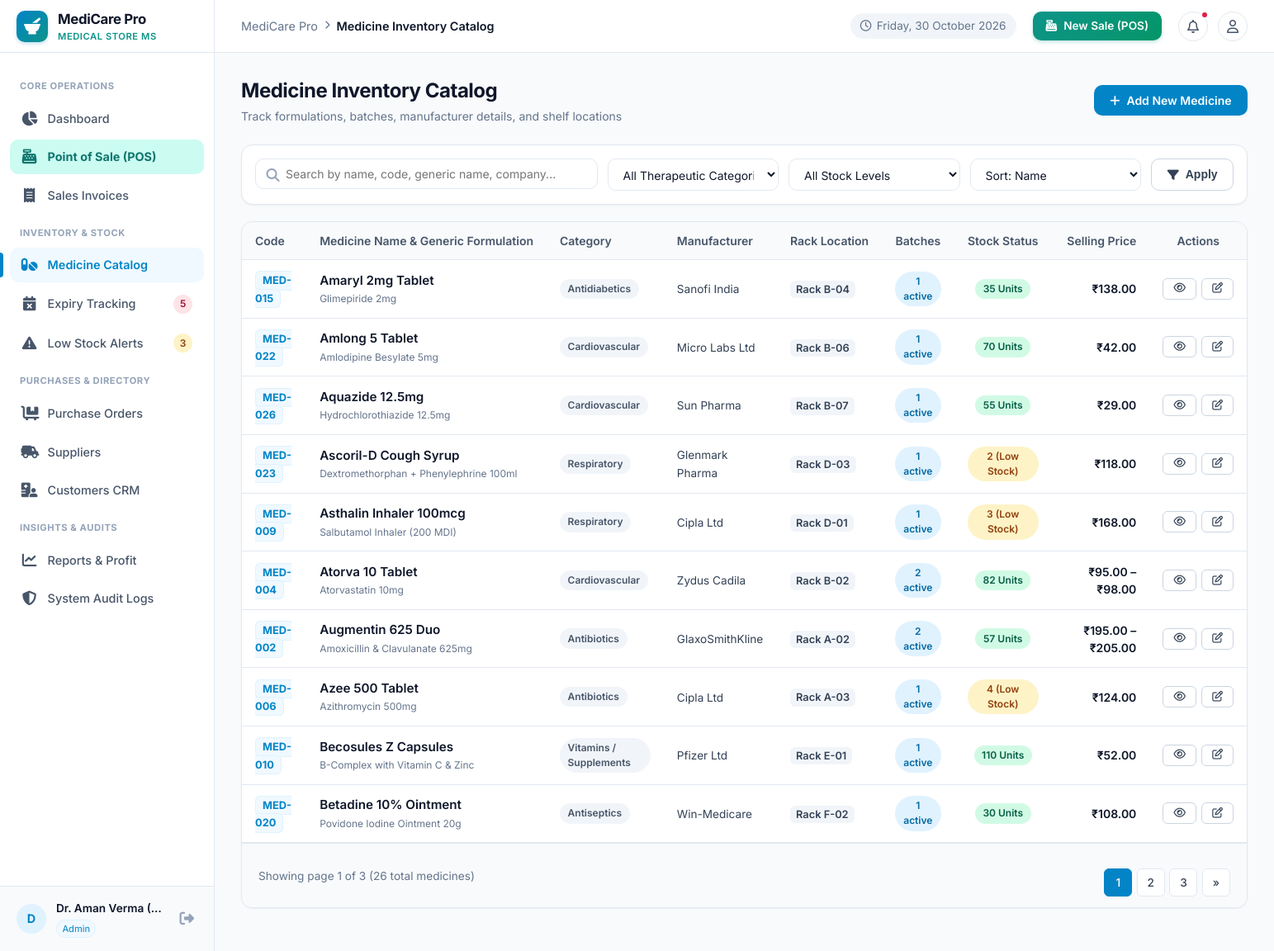
Screenshot of /medicines/ (signed in) with the database file from the repository.
### tables this page shows
CREATE TABLE medicines (
    id INTEGER PRIMARY KEY AUTOINCREMENT,
    code TEXT UNIQUE NOT NULL,
    name TEXT NOT NULL,
    generic_name TEXT,
    category TEXT NOT NULL,
    manufacturer TEXT,
    rack_location TEXT,
    min_stock INTEGER NOT NULL DEFAULT 10,
    is_active INTEGER NOT NULL DEFAULT 1,
    created_at TIMESTAMP DEFAULT CURRENT_TIMESTAMP,
    updated_at TIMESTAMP DEFAULT CURRENT_TIMESTAMP
);

### routes/medicines.py (the view)
@medicines_bp.route('/')
@login_required
def index():
    search = request.args.get('search', '').strip()
    category = request.args.get('category', '').strip()
    stock_status = request.args.get('stock_status', '').strip()
    sort_by = request.args.get('sort_by', 'name')
    order = request.args.get('order', 'ASC').upper()
    page = int(request.args.get('page', 1))
    per_page = 10
    if order not in ['ASC', 'DESC']:
        order = 'ASC'
    base_query = """
        FROM medicines m
        LEFT JOIN medicine_batches b ON m.id = b.medicine_id
        WHERE m.is_active = 1
    """
    params = []
    if search:
        base_query += " AND (m.name LIKE ? OR m.code LIKE ? OR m.generic_name LIKE ? OR m.manufacturer LIKE ?)"
        like_search = f"%{search}%"
        params.extend([like_search, like_search, like_search, like_search])
    if category:
        base_query += " AND m.category = ?"
        params.append(category)
    group_by = " GROUP BY m.id "
    having_clause = ""
    if stock_status == 'low':
        having_clause = " HAVING total_stock <= m.min_stock AND total_stock > 0 "
    elif stock_status == 'out':
        having_clause = " HAVING total_stock = 0 "
    elif stock_status == 'adequate':
        having_clause = " HAVING total_stock > m.min_stock "
    count_query = f"""
        SELECT COUNT(*) as count FROM (
            SELECT m.id, COALESCE(SUM(b.quantity), 0) as total_stock
            {base_query}
            {group_by}
            {having_clause}
        )
    """
    total_records = query_db(count_query, params, one=True)['count']
    total_pages = max(1, math.ceil(total_records / per_page))
    page = max(1, min(page, total_pages))
    offset = (page - 1) * per_page
    sort_map = {
        'name': 'm.name',
        'code': 'm.code',
        'category': 'm.category',
        'stock': 'total_stock',
        'rack': 'm.rack_location'
    }
    sort_col = sort_map.get(sort_by, 'm.name')
    data_query = f"""
        SELECT m.*,
               COALESCE(SUM(b.quantity), 0) as total_stock,
               COUNT(b.id) as batch_count,
               MIN(b.selling_price) as min_price,
               MAX(b.selling_price) as max_price
        {base_query}
        {group_by}
        {having_clause}
        ORDER BY {sort_col} {order}
        LIMIT ? OFFSET ?
    """
    query_params = list(params) + [per_page, offset]
    medicines = query_db(data_query, query_params)
    all_categories = CATEGORIES
    return render_template(
        'medicines/index.html',
        medicines=medicines,
        categories=all_categories,
        search=search,
        selected_category=category,
        stock_status=stock_status,
        sort_by=sort_by,
        order=order,
        page=page,
        total_pages=total_pages,
        total_records=total_records
    )

### templates/medicines/index.html (shortened to what this page needs)
{% extends 'base.html' %}
{% block breadcrumb %}Medicine Inventory Catalog{% endblock %}
{% block content %}
<div class="page-header">
  <div class="page-title-box">
    <h1>Medicine Inventory Catalog</h1>
    <p class="page-subtitle">Track formulations, batches, manufacturer details, and shelf locations</p>
  </div>
  <div class="page-actions">
    <a href="{{ url_for('medicines.add') }}" class="btn btn-primary">
      <i class="fa-solid fa-plus"></i>
      <span>Add New Medicine</span>
    </a>
  </div>
</div>
<div class="card" style="margin-bottom: 1.25rem;">
  <div class="card-body" style="padding: 1rem;">
    <form method="GET" action="{{ url_for('medicines.index') }}" style="display: flex; gap: 0.75rem; flex-wrap: wrap;">
      <div style="flex: 2; min-width: 220px; position: relative;">
        <input type="text" name="search" class="form-control" placeholder="Search by name, code, generic name, company..." value="{{ search }}" style="padding-left: 2.25rem;">
        <i class="fa-solid fa-magnifying-glass" style="position: absolute; left: 0.85rem; top: 50%; transform: translateY(-50%); color: var(--slate-400);"></i>
      </div>
      <div style="flex: 1; min-width: 180px;">
        <select name="category" class="form-select">
          <option value="">All Therapeutic Categories</option>
        </select>
      </div>
      <div style="flex: 1; min-width: 150px;">
        <select name="stock_status" class="form-select">
          <option value="">All Stock Levels</option>
        </select>
      </div>
      <div style="flex: 1; min-width: 140px;">
        <select name="sort_by" class="form-select">
          <option value="name" {% if sort_by == 'name' %}selected{% endif %}>Sort: Name</option>
        </select>
      </div>
      <button type="submit" class="btn btn-secondary">
        <i class="fa-solid fa-filter"></i> Apply
      </button>
    </form>
  </div>
</div>
<div class="card">
  <div class="table-responsive">
    <table class="data-table">
      <thead>
        <tr>
          <th>Code</th>
          <th>Medicine Name &amp; Generic Formulation</th>
          <th>Category</th>
          <th>Manufacturer</th>
          <th>Rack Location</th>
          <th style="text-align: center;">Batches</th>
          <th style="text-align: center;">Stock Status</th>
          <th style="text-align: right;">Selling Price</th>
          <th style="text-align: center;">Actions</th>
        </tr>
      </thead>
      <tbody>
        {% if medicines %}
          {% for med in medicines %}
          <tr>
            <td>
              <span style="font-weight: 700; color: var(--primary); font-size: 0.8rem; background: var(--primary-subtle); border: 1px solid var(--primary-light); padding: 0.2rem 0.5rem; border-radius: var(--radius-sm);">
                {{ med.code }}
              </span>
            </td>
            <td>
              <a href="{{ url_for('medicines.view', id=med.id) }}" style="font-weight: 600; color: var(--slate-900); font-size: 0.95rem;">
                {{ med.name }}
              </a>
              {% if med.generic_name %}
              <div style="font-size: 0.75rem; color: var(--slate-500); margin-top: 0.1rem;">
                {{ med.generic_name }}
              </div>
              {% endif %}
            </td>
            <td>
              <span class="badge badge-neutral">{{ med.category }}</span>
            </td>
            <td>
              <span style="font-size: 0.85rem; color: var(--slate-700);">{{ med.manufacturer or 'N/A' }}</span>
            </td>
            <td>
              <span style="font-weight: 600; font-size: 0.8rem; color: var(--slate-700); background: var(--slate-100); padding: 0.2rem 0.45rem; border-radius: var(--radius-sm);">
                {{ med.rack_location or 'N/A' }}
              </span>
            </td>
            <td style="text-align: center;">
              <span class="badge badge-info">{{ med.batch_count }} active</span>
            </td>
            <td style="text-align: center;">
              {% if med.total_stock == 0 %}
                <span class="badge badge-danger">Out of Stock</span>
              {% elif med.total_stock <= med.min_stock %}
                <span class="badge badge-warning">{{ med.total_stock }} (Low Stock)</span>
              {% else %}
                <span class="badge badge-success">{{ med.total_stock }} Units</span>
              {% endif %}
            </td>
            <td style="text-align: right; font-weight: 600; color: var(--slate-900);">
              {% if med.min_price and med.max_price %}
                {% if med.min_price == med.max_price %}
                  ₹{{ "%.2f"|format(med.min_price) }}
                {% else %}
                  ₹{{ "%.2f"|format(med.min_price) }} – ₹{{ "%.2f"|format(med.max_price) }}
                {% endif %}
              {% else %}
                <span style="color: var(--slate-400); font-size: 0.8rem;">No price</span>
              {% endif %}
            </td>
            <td style="text-align: center;">
              <div style="display: flex; align-items: center; justify-content: center; gap: 0.4rem;">
                <a href="{{ url_for('medicines.view', id=med.id) }}" class="btn btn-sm btn-secondary" title="View Batches & Movements">
                  <i class="fa-regular fa-eye"></i>
                </a>
                <a href="{{ url_for('medicines.edit', id=med.id) }}" class="btn btn-sm btn-secondary" title="Edit Medicine">
                  <i class="fa-regular fa-pen-to-square"></i>
                </a>
              </div>
            </td>
          </tr>
          {% endfor %}
        {% endif %}
      </tbody>
    </table>
  </div>
  {% if total_pages > 1 %}
  <div class="card-footer" style="display: flex; align-items: center; justify-content: space-between;">
    <div style="font-size: 0.85rem; color: var(--slate-500);">
      Showing page {{ page }} of {{ total_pages }} ({{ total_records }} total medicines)
    </div>
    <div class="pagination">
      {% for p in range(1, total_pages + 1) %}
      <a href="{{ url_for('medicines.index', page=p, search=search, category=selected_category, stock_status=stock_status, sort_by=sort_by, order=order) }}" class="page-link {% if p == page %}active{% endif %}">
        {{ p }}
      </a>
      {% endfor %}
      {% if page < total_pages %}
      <a href="{{ url_for('medicines.index', page=page+1, search=search, category=selected_category, stock_status=stock_status, sort_by=sort_by, order=order) }}" class="page-link">&raquo;</a>
      {% endif %}
    </div>
  </div>
  {% endif %}
</div>
{% endblock %}

### templates/base.html (shortened to what this page needs)
<!DOCTYPE html>
<html lang="en">
<head>
  <link rel="stylesheet" href="https://cdnjs.cloudflare.com/ajax/libs/font-awesome/6.4.2/css/all.min.css">
  <link rel="stylesheet" href="{{ url_for('static', filename='css/style.css') }}">
</head>
<body>
<div class="app-container">
  {% if user %}
  <aside class="app-sidebar">
    <div class="sidebar-header">
      <div class="brand-icon">
        <i class="fa-solid fa-mortar-pestle"></i>
      </div>
      <div class="brand-details">
        <span class="brand-title">MediCare Pro</span>
        <span class="brand-sub">Medical Store MS</span>
      </div>
    </div>
    <nav class="sidebar-nav">
      <div class="nav-section-title">Core Operations</div>
      <a href="{{ url_for('dashboard.index') }}" class="nav-item {% if request.endpoint == 'dashboard.index' %}active{% endif %}">
        <div class="nav-item-content">
          <i class="fa-solid fa-chart-pie"></i>
          <span>Dashboard</span>
        </div>
      </a>
      <a href="{{ url_for('billing.pos') }}" class="nav-item {% if 'billing.pos' in request.endpoint %}active{% endif %}" style="background-color: var(--teal-light); color: var(--teal-hover);">
        <div class="nav-item-content">
          <i class="fa-solid fa-cash-register"></i>
          <strong style="color: var(--teal-hover);">Point of Sale (POS)</strong>
        </div>
      </a>
      <a href="{{ url_for('billing.history') }}" class="nav-item {% if 'billing.history' in request.endpoint %}active{% endif %}">
        <div class="nav-item-content">
          <i class="fa-solid fa-receipt"></i>
          <span>Sales Invoices</span>
        </div>
      </a>
      <div class="nav-section-title">Inventory & Stock</div>
      <a href="{{ url_for('medicines.index') }}" class="nav-item {% if 'medicines' in request.endpoint %}active{% endif %}">
        <div class="nav-item-content">
          <i class="fa-solid fa-pills"></i>
          <span>Medicine Catalog</span>
        </div>
      </a>
      <a href="{{ url_for('expiry.index') }}" class="nav-item {% if 'expiry' in request.endpoint %}active{% endif %}">
        <div class="nav-item-content">
          <i class="fa-solid fa-calendar-xmark"></i>
          <span>Expiry Tracking</span>
        </div>
        {% if nav_urgent_expiry_count > 0 %}
        <span class="nav-badge urgent">{{ nav_urgent_expiry_count }}</span>
        {% endif %}
      </a>
      <a href="{{ url_for('low_stock.index') }}" class="nav-item {% if 'low_stock' in request.endpoint %}active{% endif %}">
        <div class="nav-item-content">
          <i class="fa-solid fa-triangle-exclamation"></i>
          <span>Low Stock Alerts</span>
        </div>
        {% if nav_low_stock_count > 0 %}
        <span class="nav-badge warning">{{ nav_low_stock_count }}</span>
        {% endif %}
      </a>
      <div class="nav-section-title">Purchases & Directory</div>
      <a href="{{ url_for('purchases.index') }}" class="nav-item {% if 'purchases' in request.endpoint %}active{% endif %}">
        <div class="nav-item-content">
          <i class="fa-solid fa-cart-flatbed"></i>
          <span>Purchase Orders</span>
        </div>
      </a>
      <a href="{{ url_for('suppliers.index') }}" class="nav-item {% if 'suppliers' in request.endpoint %}active{% endif %}">
        <div class="nav-item-content">
          <i class="fa-solid fa-truck-field"></i>
          <span>Suppliers</span>
        </div>
      </a>
      <a href="{{ url_for('customers.index') }}" class="nav-item {% if 'customers' in request.endpoint %}active{% endif %}">
        <div class="nav-item-content">
          <i class="fa-solid fa-hospital-user"></i>
          <span>Customers CRM</span>
        </div>
      </a>
      <div class="nav-section-title">Insights & Audits</div>
      <a href="{{ url_for('reports.index') }}" class="nav-item {% if request.endpoint == 'reports.index' %}active{% endif %}">
        <div class="nav-item-content">
          <i class="fa-solid fa-chart-line"></i>
          <span>Reports & Profit</span>
        </div>
      </a>
      <a href="{{ url_for('reports.audit_logs') }}" class="nav-item {% if request.endpoint == 'reports.audit_logs' %}active{% endif %}">
        <div class="nav-item-content">
          <i class="fa-solid fa-shield-halved"></i>
          <span>System Audit Logs</span>
        </div>
      </a>
    </nav>
    <div class="sidebar-footer">
      <div class="user-snippet">
        <div class="user-avatar">
          {{ user.name[:1] if user.name else 'U' }}
        </div>
        <div class="user-info">
          <div class="user-name">{{ user.name }}</div>
          <span class="user-role-badge">{{ user.role }}</span>
        </div>
        <a href="{{ url_for('auth.logout') }}" title="Sign Out" style="color: var(--slate-400); font-size: 1.1rem; padding: 0.25rem;">
          <i class="fa-solid fa-right-from-bracket"></i>
        </a>
      </div>
    </div>
  </aside>
  {% endif %}
  <div class="app-main" {% if not user %}style="margin-left: 0;"{% endif %}>
    {% if user %}
    <header class="app-topbar">
      <div class="topbar-left">
        <div class="page-breadcrumb">
          <span>MediCare Pro</span>
          <i class="fa-solid fa-chevron-right" style="font-size: 0.65rem;"></i>
          <span class="current">{% block breadcrumb %}Dashboard{% endblock %}</span>
        </div>
      </div>
      <div class="topbar-right">
        <div class="system-date">
          <i class="fa-regular fa-clock"></i>
          <span>{{ today_date }}</span>
        </div>
        <a href="{{ url_for('billing.pos') }}" class="btn-pos-shortcut">
          <i class="fa-solid fa-cash-register"></i>
          <span>New Sale (POS)</span>
        </a>
        <div class="topbar-actions">
          <a href="{{ url_for('expiry.index') }}" class="topbar-btn" title="Expiry Alerts">
            <i class="fa-regular fa-bell"></i>
            {% if nav_urgent_expiry_count > 0 %}
            <span style="position: absolute; top: -2px; right: -2px; width: 10px; height: 10px; background: var(--rose); border-radius: 50%; border: 2px solid white;"></span>
            {% endif %}
          </a>
          <a href="{{ url_for('auth.profile') }}" class="topbar-btn" title="My Profile">
            <i class="fa-regular fa-user"></i>
          </a>
        </div>
      </div>
    </header>
    {% endif %}
    <main class="page-content">
      {% block content %}{% endblock %}
    </main>
  </div>
</div>
</body>
</html>

### rows the page displays
medicines: code "MED-015", name "Amaryl 2mg Tablet", generic_name "Glimepiride 2mg", category "Antidiabetics", manufacturer "Sanofi India", rack_location "Rack B-04", batch_count "1", total_stock "35", min_price "138.00"
medicines: code "MED-022", name "Amlong 5 Tablet", generic_name "Amlodipine Besylate 5mg", category "Cardiovascular", manufacturer "Micro Labs Ltd", rack_location "Rack B-06", batch_count "1", total_stock "70", min_price "42.00"
medicines: code "MED-026", name "Aquazide 12.5mg", generic_name "Hydrochlorothiazide 12.5mg", category "Cardiovascular", manufacturer "Sun Pharma", rack_location "Rack B-07", batch_count "1", total_stock "55", min_price "29.00"
medicines: code "MED-023", name "Ascoril-D Cough Syrup", generic_name "Dextromethorphan + Phenylephrine 100ml", category "Respiratory", manufacturer "Glenmark Pharma", rack_location "Rack D-03", batch_count "1", total_stock "2", min_price "118.00"
medicines: code "MED-009", name "Asthalin Inhaler 100mcg", generic_name "Salbutamol Inhaler (200 MDI)", category "Respiratory", manufacturer "Cipla Ltd", rack_location "Rack D-01", batch_count "1", total_stock "3", min_price "168.00"
medicines: code "MED-004", name "Atorva 10 Tablet", generic_name "Atorvastatin 10mg", category "Cardiovascular", manufacturer "Zydus Cadila", rack_location "Rack B-02", batch_count "2", total_stock "82", min_price "95.00", max_price "98.00"
medicines: code "MED-002", name "Augmentin 625 Duo", generic_name "Amoxicillin & Clavulanate 625mg", category "Antibiotics", manufacturer "GlaxoSmithKline", rack_location "Rack A-02", batch_count "2", total_stock "57", min_price "195.00", max_price "205.00"
medicines: code "MED-006", name "Azee 500 Tablet", generic_name "Azithromycin 500mg", category "Antibiotics", manufacturer "Cipla Ltd", rack_location "Rack A-03", batch_count "1", total_stock "4", min_price "124.00"
medicines: code "MED-010", name "Becosules Z Capsules", generic_name "B-Complex with Vitamin C & Zinc", category "Vitamins / Supplements", manufacturer "Pfizer Ltd", rack_location "Rack E-01", batch_count "1", total_stock "110", min_price "52.00"
medicines: code "MED-020", name "Betadine 10% Ointment", generic_name "Povidone Iodine Ointment 20g", category "Antiseptics", manufacturer "Win-Medicare", rack_location "Rack F-02", batch_count "1", total_stock "30", min_price "108.00"

### other values shown
{{ nav_urgent_expiry_count }} "5"
{{ nav_low_stock_count }} "3"
{{ user.name[:1] if user.name else 'U' }} "D"
{{ user.name }} "Dr. Aman Verma (…"
{{ user.role }} "Admin"
{{ page }} "1"
{{ total_pages }} "3"
{{ total_records }} "26"
{{ p }} "1" "2" "3"
